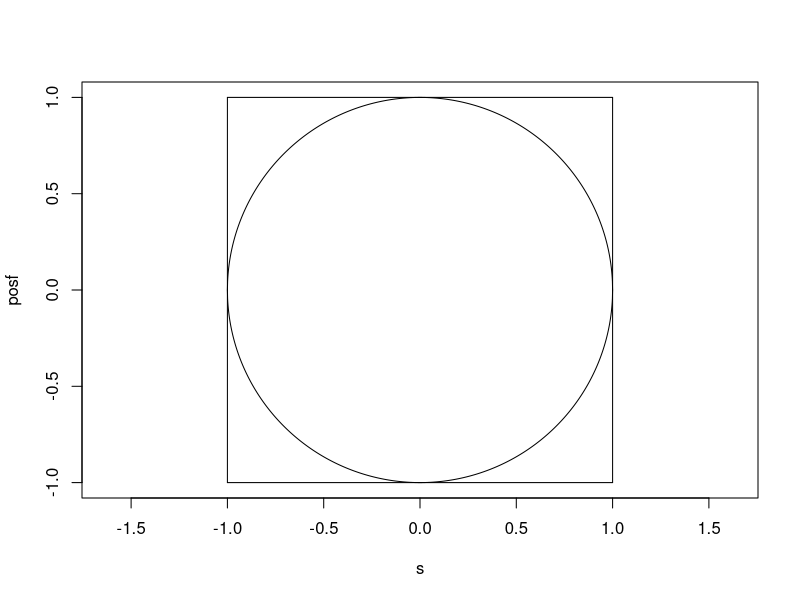
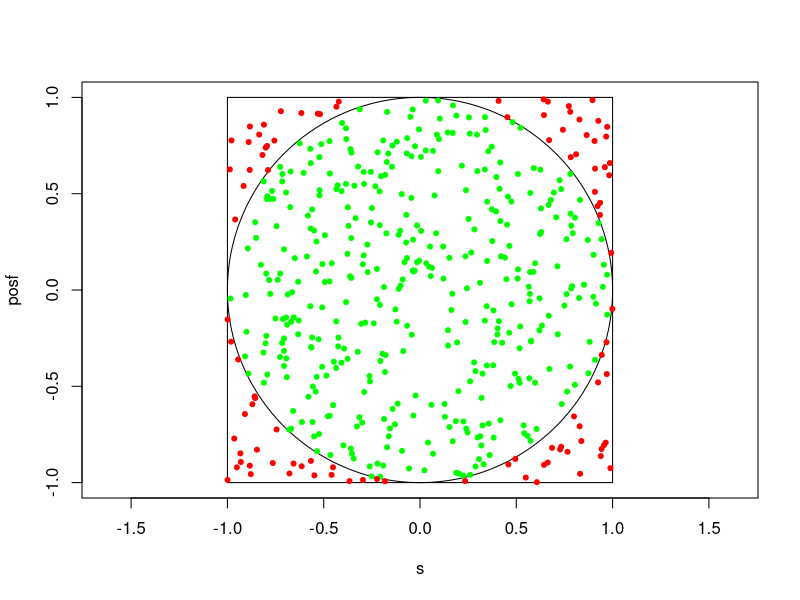
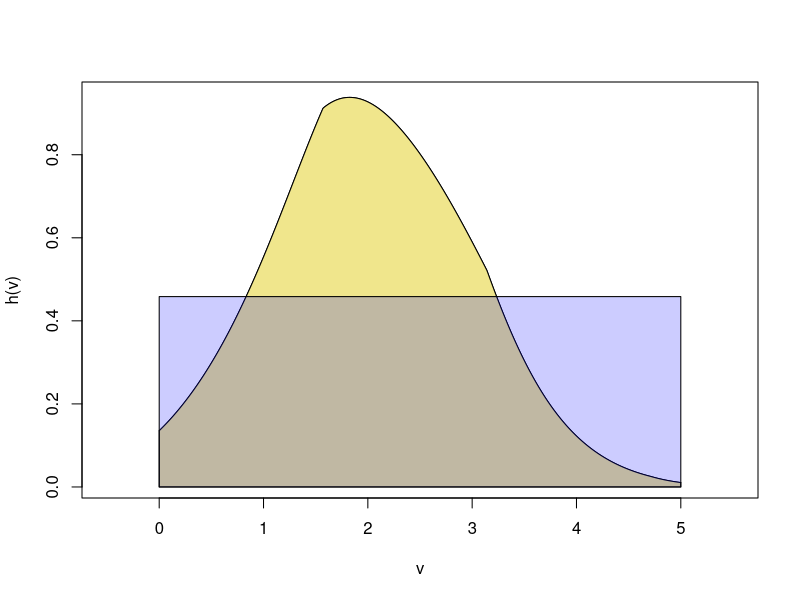
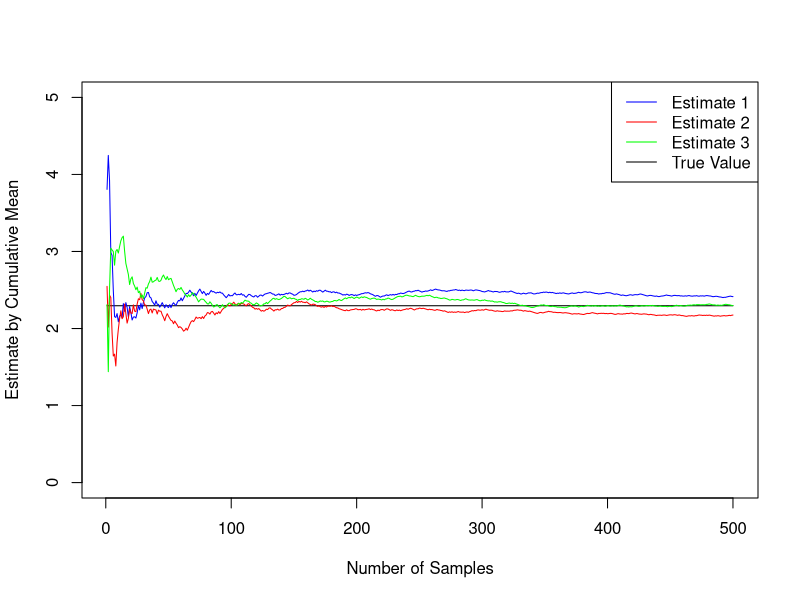
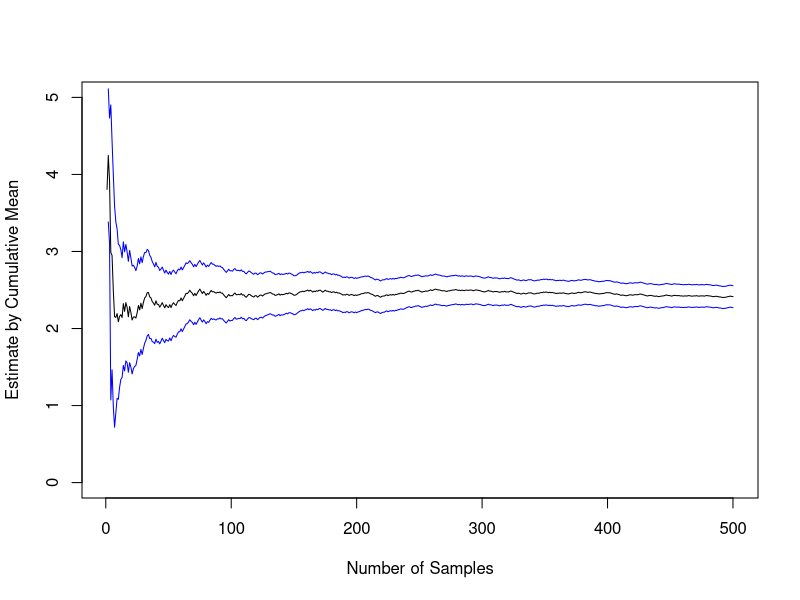
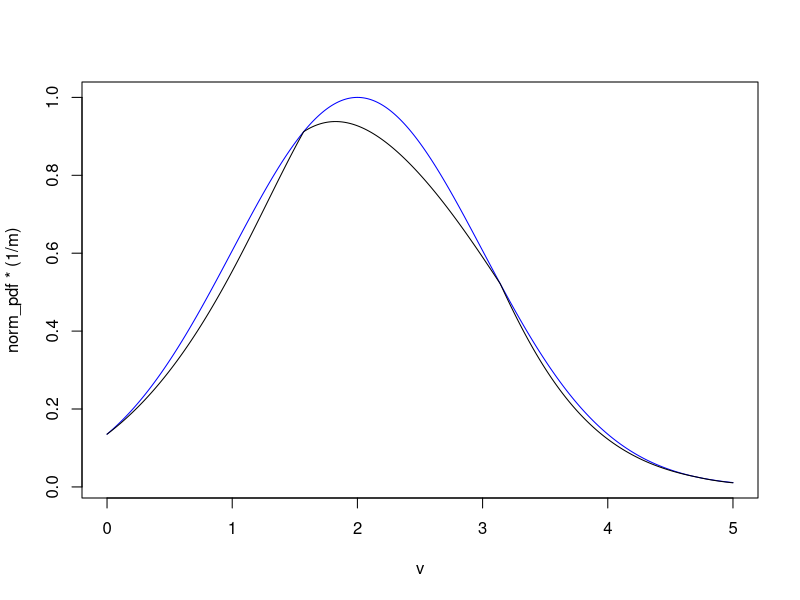
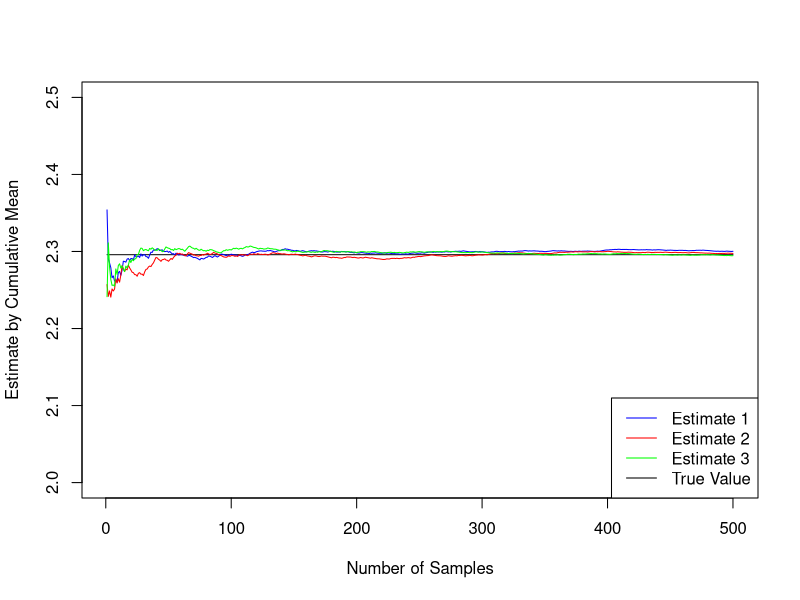
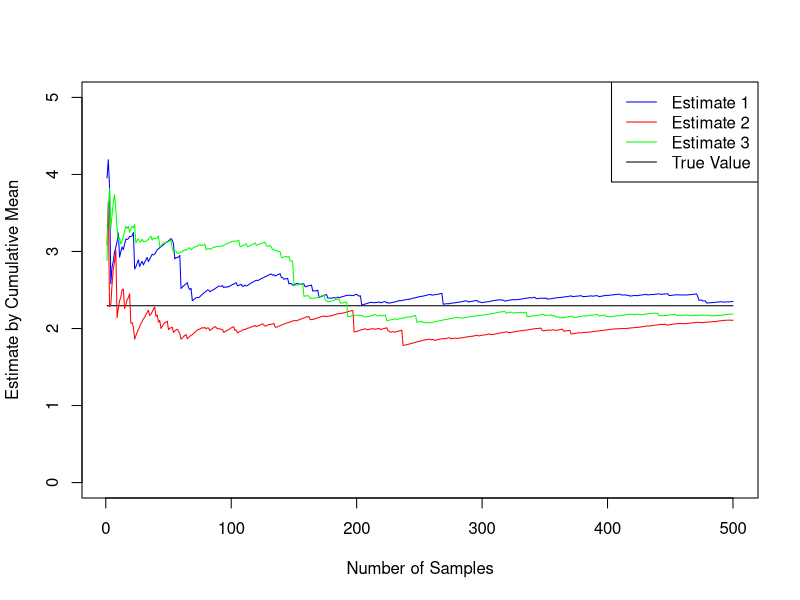

R code for these plots, in order:
## ---- chunk 1
knitr::opts_chunk$set(echo = TRUE)
## ---- chunk 2
s <- seq(-1, 1, by = 0.001)
posf <- sqrt(1 - s ^ 2)
plot(s, posf, type = "l", asp = 1, ylim = c(-1, 1))
lines(s, -1 * posf)
segments(-1, -1, -1, 1)
segments(-1, -1, 1, -1)
segments(1, 1, -1, 1)
segments(1, 1, 1, -1)
## ---- chunk 3
set.seed(123)
x <- runif(500, min = -1, max = 1)
y <- runif(500, min = -1, max = 1)
inside <- x^2 + y^2 <= 1
prop_inside <- sum(inside) / 500
pi_est <- prop_inside * 4
print(paste("Estimate for pi: ", pi_est))

s <- seq(-1, 1, by = 0.001)
posf <- sqrt(1 - s ^ 2)
plot(s, posf, type = "l", asp = 1, ylim = c(-1, 1))
lines(s, -1 * posf)
segments(-1, -1, -1, 1)
segments(-1, -1, 1, -1)
segments(1, 1, -1, 1)
segments(1, 1, 1, -1)
points(x, y, pch = 20, col = ifelse(inside, "green", "red"))
## ---- chunk 4
# what the function looks like
h <- function(x) {exp(-0.5 * (x - 2) ^ 2 - 0.1 * abs( sin(2 * x) ) )}
v <- seq(0, 5, by = 0.01)
plot(v, h(v), type = "l", xlim = c(-0.5, 5.5))
polygon(c(0, v, 5), c(0, h(v), 0), col = 'khaki')
rect_ht = 0.458394 # height of rectangle is the Expected value of h(x)
polygon(c(0, 0, 5, 5), c(0, rect_ht, rect_ht, 0), col = rgb(0, 0, 1, .2))
## ---- chunk 5
library(dplyr)
h <- function(x) {exp(-0.5 * (x - 2) ^ 2 - 0.1 * abs( sin(2 * x) ) )}

## Monte Carlo Integration using uniform random sampling
n = 5000 # total number of values to generate
k = 500  # number of values to plot

# First series
set.seed(1)
x1 <- runif(n, min = 0, max = 5)
h_vals1 <- h(x1)
I_est1 <- (5 / n) * sum(h_vals1)
cum_mean1 <- cummean(h_vals1[1:k]) * 5

# second series
set.seed(2)
x2 <- runif(n, min = 0, max = 5)
h_vals2 <- h(x2)
I_est2 <- (5 / n) * sum(h_vals2)
cum_mean2 <- cummean(h_vals2[1:k]) * 5

# third series
set.seed(3)
x3 <- runif(n, min = 0, max = 5)
h_vals3 <- h(x3)
I_est3 <- (5 / n) * sum(h_vals3)
cum_mean3 <- cummean(h_vals3[1:k]) * 5

print(paste("Estimate for I with seed 1:", I_est1))
print(paste("Estimate for I with seed 2:", I_est2))
print(paste("Estimate for I with seed 3:", I_est3))
## ---- chunk 6
plot(x = c(1, 500), y = c(2.29583, 2.29583), type = "l", ylim = c(0, 5), 
     xlab = "Number of Samples", ylab = "Estimate by Cumulative Mean")
lines(x = 1:500, y = cum_mean1, col = "blue")
lines(x = 1:500, y = cum_mean2, col = "red")
lines(x = 1:500, y = cum_mean3, col = "green")
legend("topright", legend = c("Estimate 1", "Estimate 2", "Estimate 3", 
                  "True Value"), col = c("blue", "red", "green", "black"), lty = 1)
## ---- chunk 7
cum_est <- cum_mean1[1:500]
cum_var <- numeric(500)
for (i in 1:500) {
  cum_var[i] <- var(h_vals1[1:i]) * 25
}
upper_bound <- cum_est + qnorm(0.975) * sqrt(cum_var / 1:500)
lower_bound <- cum_est + qnorm(0.025) * sqrt(cum_var / 1:500)
plot(x = 1:500, y = cum_est, type = "l", ylim = c(0, 5), 
     xlab = "Number of Samples", ylab = "Estimate by Cumulative Mean")
lines(x = 1:500, y = upper_bound, col = "blue")
lines(x = 1:500, y = lower_bound, col = "blue")
## ---- chunk 8
# what the function looks like, along with the normal distribution
h <- function(x) {exp(-0.5 * (x - 2) ^ 2 - 0.1 * abs( sin(2 * x) ) )}
v <- seq(0, 5, by = 0.01)
norm_pdf <- dnorm(v, mean = 2, sd = 1)

optimize(f = function(x){  dnorm(x,2,1) / h(x) }, interval = c(0, 5))
# The function inside optimize is the proposal g(x) divided by the function h(x).
# Optimize gives the location where the ratio between the proposal pdf and target function is smallest.
# If we multiply the proposal distribution by 1/ratio, then the proposal distribution will always be >= 
# target distribution. So we use this value as our constant M.

m <- optimize(f = function(x){  dnorm(x, 2, 1) / h(x) }, interval = c(0, 5))$objective
# Technically, this does not matter at all for importance sampling, but it makes it easier visually to
# see that the trial distribution matches the desired function quite well.

plot(v, norm_pdf * (1 / m), type = "l", col = "blue")  # trial distribution
lines(v, h(v), type = "l", col = "black")  # desired function

# we see a pretty good match between the trial distribution and desired function.
## ---- chunk 9
z_upper <- (5 - 2) / 1
z_lower <- (0 - 2) / 1
z_r <- pnorm(z_upper) - pnorm(z_lower)
z_r
## ---- chunk 10
## Monte Carlo Integration using importance sampling
n = 5000
k = 500

# First series
set.seed(1)
x1 <- rnorm(n, 2, 1)
x1 <- x1[x1 > 0 & x1 < 5]
h_vals1 <- h(x1)
weights1 <- (1 / 5) / (dnorm(x1, 2, 1) / z_r)
I_est1 <- (5 / length(x1)) * sum(h_vals1 * weights1)
cum_mean1 <- 5 * cumsum(h_vals1[1:k] * weights1[1:k]) / seq_along(x1[1:k])

# Second series
set.seed(2)
x2 <- rnorm(n, 2, 1)
x2 <- x2[x2 > 0 & x2 < 5]
h_vals2 <- h(x2)
weights2 <- (1 / 5) / (dnorm(x2, 2, 1) / z_r)
I_est2 <- (5 / length(x2)) * sum(h_vals2 * weights2)
cum_mean2 <- 5 * cumsum(h_vals2[1:k] * weights2[1:k]) / seq_along(x2[1:k])

# Third series
set.seed(3)
x3 <- rnorm(n, 2, 1)
x3 <- x3[x3 > 0 & x3 < 5]
h_vals3 <- h(x3)
weights3 <- (1 / 5) / (dnorm(x3, 2, 1) / z_r)
I_est3 <- (5 / length(x3)) * sum(h_vals3 * weights3)
cum_mean3 <- 5 * cumsum(h_vals3[1:k] * weights3[1:k]) / seq_along(x3[1:k])

print(paste("Estimate for I with seed 1:", I_est1))
print(paste("Estimate for I with seed 2:", I_est2))
print(paste("Estimate for I with seed 3:", I_est3))
## ---- chunk 11
plot(x = c(1, 500), y = c(2.29583, 2.29583), type = "l", ylim = c(2, 2.5), 
     xlab = "Number of Samples", ylab = "Estimate by Cumulative Mean")
lines(x = 1:k, y = cum_mean1, col = "blue")
lines(x = 1:k, y = cum_mean2, col = "red")
lines(x = 1:k, y = cum_mean3, col = "green")
legend("bottomright", legend = c("Estimate 1", "Estimate 2", "Estimate 3", 
              "True Value"), col = c("blue", "red", "green", "black"), lty = 1)
## ---- chunk 12
## Monte Carlo Integration using self-normalizing importance sampling
n = 5000
k = 500
q <- 0.2

# First series
set.seed(1)
x1 <- rnorm(n, 2, 1)
x1 <- x1[x1 > 0 & x1 < 5]
h_vals1 <- h(x1)
r1 <- dnorm(x1, 2, 1)
weights1 <- q / r1
I_est1 <- 5 * sum(h_vals1 * weights1) / sum(weights1)
cum_mean1 <- 5 * cumsum(h_vals1[1:k] * weights1[1:k]) / cumsum(weights1[1:k])

# Second series
set.seed(2)
x2 <- rnorm(n, 2, 1)
x2 <- x2[x2 > 0 & x2 < 5]
h_vals2 <- h(x2)
r2 <- dnorm(x2, 2, 1)
weights2 <- q / r2
I_est2 <- 5 * sum(h_vals2 * weights2) / sum(weights2)
cum_mean2 <- 5 * cumsum(h_vals2[1:k] * weights2[1:k]) / cumsum(weights2[1:k])

# Third series
set.seed(3)
x3 <- rnorm(n, 2, 1)
x3 <- x3[x3 > 0 & x3 < 5]
h_vals3 <- h(x3)
r3 <- dnorm(x3, 2, 1)
weights3 <- q / r3
I_est3 <- 5 * sum(h_vals3 * weights3) / sum(weights3)
cum_mean3 <- 5 * cumsum(h_vals3[1:k] * weights3[1:k]) / cumsum(weights3[1:k])

print(paste("Estimate for I with seed 1:", I_est1))
print(paste("Estimate for I with seed 2:", I_est2))
print(paste("Estimate for I with seed 3:", I_est3))
## ---- chunk 13
plot(x = c(1, 500), y = c(2.29583, 2.29583), type = "l", ylim = c(0, 5), 
     xlab = "Number of Samples", ylab = "Estimate by Cumulative Mean")
lines(x = 1:k, y = cum_mean1, col = "blue")
lines(x = 1:k, y = cum_mean2, col = "red")
lines(x = 1:k, y = cum_mean3, col = "green")
legend("topright", legend = c("Estimate 1", "Estimate 2", "Estimate 3", 
          "True Value"), col = c("blue", "red", "green", "black"), lty = 1)
